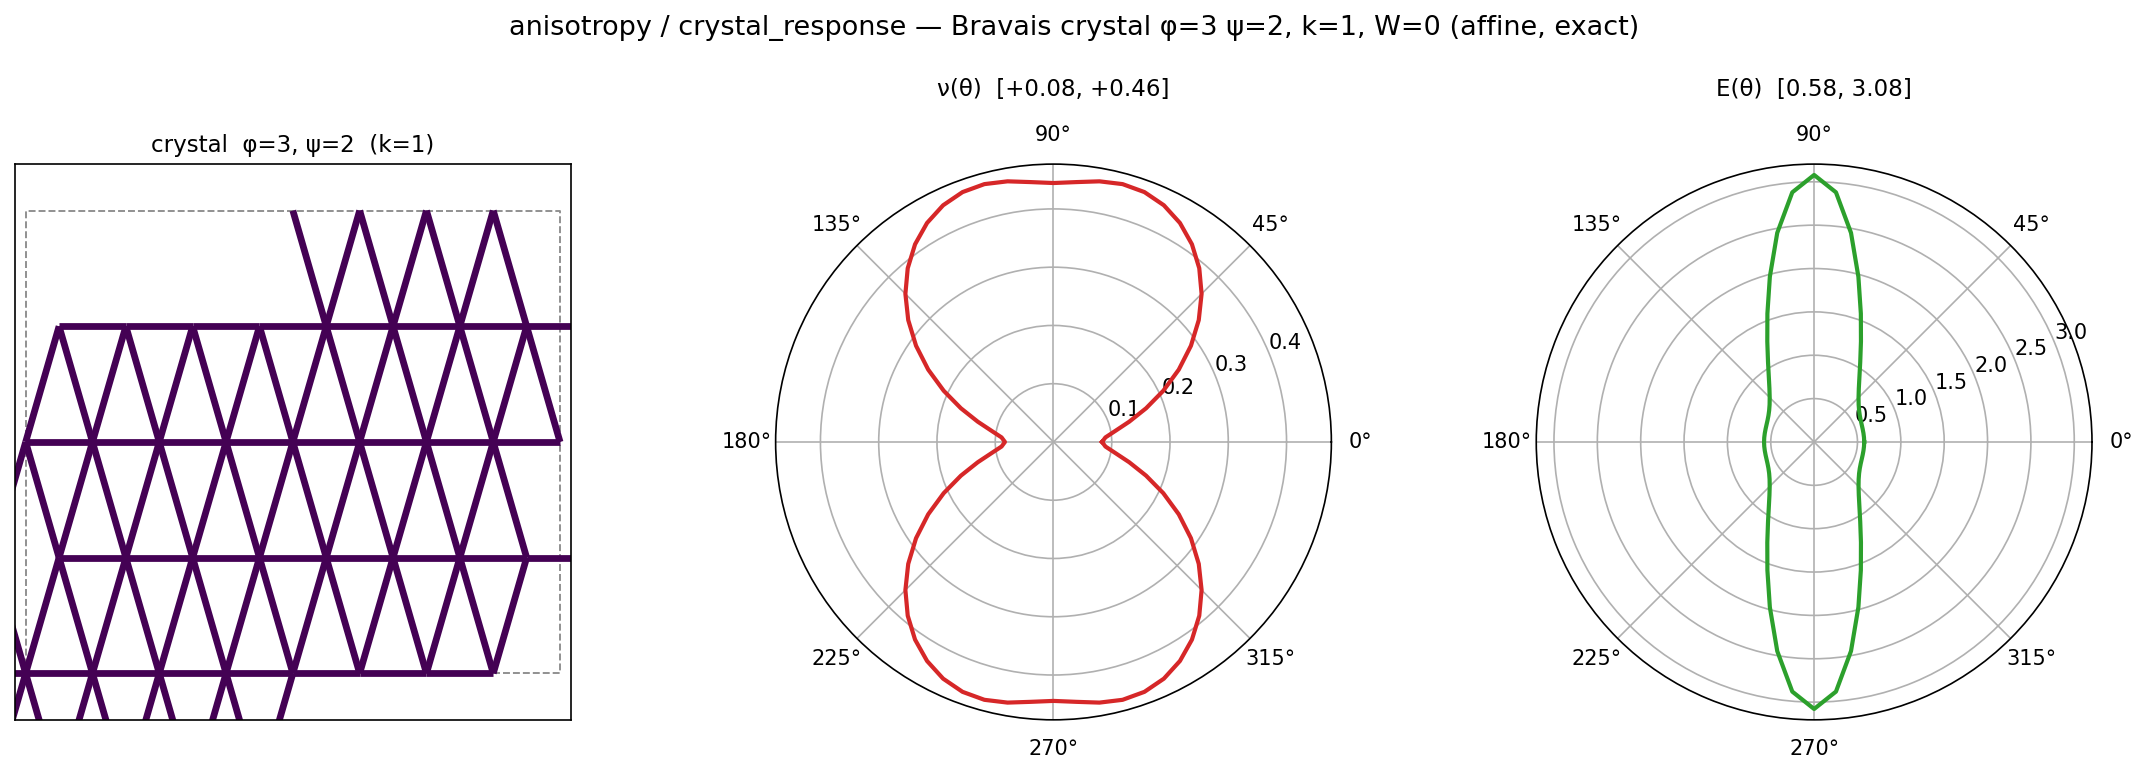

Recreate this plot in Python.
"""
anisotropy / crystal_response — closed-form-checkable elastic response of a CRYSTALLINE lattice.

Build the single-site Bravais lattice make_lattice(phi, psi) with base vectors v1=(1,0),
v2=(phi/2, psi*sqrt3/2); set k=1 on every bond. Because it is a one-site Bravais lattice, an affine
macro strain is already the equilibrium — the non-affine fluctuation W vanishes — so the homogenised
elastic tensor is EXACT on an arbitrarily small periodic patch (no large-N average needed). We:

  1. verify W=0 empirically: under each unit macro-strain mode the per-triangle strain is spatially
     UNIFORM (std across triangles ~ 1e-15), i.e. every triangle strains affinely with the macro load;
  2. read the homogenised response two ways and confirm they agree:
       (a) the code's PBC relaxation  (sim_region_C6 -> nu_E_theta),
       (b) a by-hand affine (Born) sum  C_ijkl = (1/A) sum_b k_b r_i r_j r_k r_l / |r|^2
           over the lattice's own bond set, which is exact precisely because W=0.

Prints the Voigt stiffness, the engineering constants E_x,E_y,nu_xy,nu_yx,G, and the directional
nu(theta)/E(theta); saves crystal_response.png (network + nu(theta) & E(theta) polar).
"""
import os, sys
import numpy as np
import matplotlib
matplotlib.use('Agg')
import matplotlib.pyplot as plt

sys.path.insert(0, os.path.dirname(os.path.dirname(os.path.abspath(__file__))))
import _common as C

CASE = 'anisotropy'
PHI, PSI, HALF = 3.0, 2.0, 4.0                 # crystalline lattice params; small square patch


def born_affine_C(geo):
    """By-hand affine (W=0) stiffness: C_ijkl = (1/A_cell) sum_bonds k r_i r_j r_k r_l/|r|^2, returned
    as the 2D Voigt 3x3 [xx,yy,xy]. Uses ONE primitive cell's worth of bonds = (#bonds)/(#sites)."""
    R = geo['bond_R']; k = geo['bond_k']                      # bond vectors & stiffnesses (k=1)
    L2 = (R ** 2).sum(1)
    A_box = abs(np.linalg.det(np.column_stack([geo['BL1'], geo['BL2']])))
    A_cell = A_box / len(geo['pts'])                          # area per lattice site = per primitive cell
    nb_per_cell = len(R) / len(geo['pts'])                    # bonds per site (=3 for triangular)
    # accumulate the fully-symmetric 4-tensor components (per box), then normalise to per unit area
    Cxxxx = (k * R[:, 0] ** 4 / L2).sum()
    Cyyyy = (k * R[:, 1] ** 4 / L2).sum()
    Cxxyy = (k * R[:, 0] ** 2 * R[:, 1] ** 2 / L2).sum()
    Cxxxy = (k * R[:, 0] ** 3 * R[:, 1] / L2).sum()
    Cyyxy = (k * R[:, 0] * R[:, 1] ** 3 / L2).sum()
    fac = 1.0 / A_box                                         # sum is already over the whole box
    Cv = np.array([[Cxxxx, Cxxyy, Cxxxy],
                   [Cxxyy, Cyyyy, Cyyxy],
                   [Cxxxy, Cyyxy, Cxxyy]]) * fac              # C_1212 = C_1122 (Cauchy relation)
    return Cv, A_cell, nb_per_cell


def engineering_from_Cv(Cv):
    """E_x,E_y,nu_xy,nu_yx,G from a 2D Voigt stiffness with tensor shear (C[2,2]=C_1212)."""
    S = np.linalg.inv(Cv)                                     # compliance (tensor convention)
    Ex, Ey = 1.0 / S[0, 0], 1.0 / S[1, 1]
    nu_xy = -S[0, 1] / S[0, 0]                                # load x -> contraction in y
    nu_yx = -S[0, 1] / S[1, 1]
    G = 1.0 / S[2, 2]                                         # tensor shear modulus C_1212
    return Ex, Ey, nu_xy, nu_yx, G


def main():
    geo = C.make_lattice(PHI, PSI, half=HALF)
    geo['bond_k'] = np.ones(len(geo['bond_R'])); geo['tri_k'] = geo['bond_k'][geo['tri_bond']]
    print(f"  [crystal_response] phi={PHI} psi={PSI}  sites={len(geo['pts'])} "
          f"bonds={len(geo['bond_R'])} tri={len(geo['simplices'])}", flush=True)

    # --- 1. verify W=0: per-triangle strain is uniform under each unit macro mode ---
    eps, _ = C.unit_mode_response(geo)                        # eps[k]: (nt,2,2) actual strain, mode k
    for kmode, nm in enumerate(['exx', 'eyy', 'exy']):
        e = eps[kmode].reshape(len(eps[kmode]), 4)
        print(f"    mode {nm}: per-triangle strain spread (max std over the 4 comps) = "
              f"{e.std(0).max():.2e}   (0 => affine => W=0)", flush=True)

    # --- 2a. code homogenised response (PBC relaxation) ---
    C6 = C.sim_region_C6(geo)                                 # physical homogenised 6-vector
    th = C.ANG
    nu_th, E_th = C.nu_E_theta(C6, th)
    idx = {a: int(np.argmin(np.abs(np.degrees(th) - a))) for a in (0, 45, 90, 135)}

    # --- 2b. by-hand affine (Born) response ---
    Cv, A_cell, nb = born_affine_C(geo)
    Ex, Ey, nu_xy, nu_yx, G = engineering_from_Cv(Cv)

    print(f"    cell area A={A_cell:.4f}  bonds/cell={nb:.1f}", flush=True)
    print("    Voigt stiffness C (by-hand affine, [xx,yy,xy]):", flush=True)
    for row in Cv:
        print("       [{:8.4f} {:8.4f} {:8.4f}]".format(*row), flush=True)
    print(f"    by-hand:  E_x={Ex:.4f}  E_y={Ey:.4f}  nu_xy={nu_xy:+.4f}  nu_yx={nu_yx:+.4f}  G={G:.4f}",
          flush=True)
    print(f"    code sim: E(0)={E_th[idx[0]]:.4f}  E(90)={E_th[idx[90]]:.4f}  "
          f"nu(0)={nu_th[idx[0]]:+.4f}  nu(90)={nu_th[idx[90]]:+.4f}", flush=True)
    print(f"    directional: nu(theta) in [{nu_th.min():+.4f},{nu_th.max():+.4f}]  "
          f"E(theta) in [{E_th.min():.4f},{E_th.max():.4f}]  E_max/E_min={E_th.max()/E_th.min():.2f}",
          flush=True)

    C.write_csv(os.path.join(C.savedir(CASE), 'crystal_response.csv'),
                ['theta_deg', 'nu_theta', 'E_theta'],
                [(f'{np.degrees(t):.1f}', f'{nu_th[i]:.4f}', f'{E_th[i]:.4f}') for i, t in enumerate(th)])

    # --- plot: network + nu(theta) polar + E(theta) polar ---
    fig = plt.figure(figsize=(15, 5))
    a0 = fig.add_subplot(1, 3, 1)
    C.draw_network(a0, geo, geo['bond_k'], cmap='viridis', lw_scale=3.0)
    a0.set_title(f'crystal  φ={PHI:g}, ψ={PSI:g}  (k=1)', fontsize=11)

    th2 = np.concatenate([th, th + np.pi])
    a1 = fig.add_subplot(1, 3, 2, projection='polar')
    a1.plot(th2, np.concatenate([nu_th, nu_th]), color='#d62728', lw=2)
    a1.set_title(f'ν(θ)  [{nu_th.min():+.2f}, {nu_th.max():+.2f}]', fontsize=11, pad=14)
    a2 = fig.add_subplot(1, 3, 3, projection='polar')
    a2.plot(th2, np.concatenate([E_th, E_th]), color='#2ca02c', lw=2)
    a2.set_title(f'E(θ)  [{E_th.min():.2f}, {E_th.max():.2f}]', fontsize=11, pad=14)

    fig.suptitle(f'{CASE} / crystal_response — Bravais crystal φ={PHI:g} ψ={PSI:g}, k=1, W=0 (affine, exact)',
                 fontsize=13)
    plt.tight_layout(rect=[0, 0, 1, 0.95])
    path = os.path.join(C.savedir(CASE), 'crystal_response.png')
    plt.savefig(path, dpi=150, bbox_inches='tight'); plt.close()
    print(f'saved {os.path.basename(path)}')


if __name__ == '__main__':
    main()
